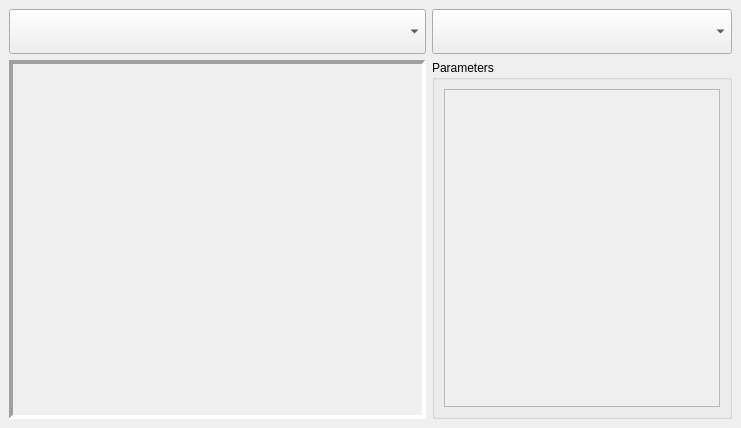
<?xml version="1.0" encoding="UTF-8"?>
<ui version="4.0">
 <class>MainWindow</class>
 <widget class="QMainWindow" name="MainWindow">
  <property name="geometry">
   <rect>
    <x>0</x>
    <y>0</y>
    <width>741</width>
    <height>428</height>
   </rect>
  </property>
  <property name="windowTitle">
   <string>DVL Client - SONIA AUV ETS</string>
  </property>
  <property name="windowIcon">
   <iconset theme="camera-web">
    <normaloff>.</normaloff>.</iconset>
  </property>
  <property name="iconSize">
   <size>
    <width>64</width>
    <height>64</height>
   </size>
  </property>
  <widget class="QWidget" name="central_widget">
   <layout class="QGridLayout" name="gridLayout">
    <item row="0" column="0">
     <layout class="QHBoxLayout" name="proc_tree_layout">
      <item>
       <layout class="QVBoxLayout" name="image_layout">
        <item>
         <widget class="QComboBox" name="image_combo_box">
          <property name="minimumSize">
           <size>
            <width>0</width>
            <height>45</height>
           </size>
          </property>
         </widget>
        </item>
        <item>
         <widget class="FocusedFrame" name="image_frame">
          <property name="sizePolicy">
           <sizepolicy hsizetype="Expanding" vsizetype="Expanding">
            <horstretch>0</horstretch>
            <verstretch>0</verstretch>
           </sizepolicy>
          </property>
          <property name="minimumSize">
           <size>
            <width>0</width>
            <height>20</height>
           </size>
          </property>
          <property name="frameShape">
           <enum>QFrame::Panel</enum>
          </property>
          <property name="frameShadow">
           <enum>QFrame::Sunken</enum>
          </property>
          <property name="lineWidth">
           <number>4</number>
          </property>
         </widget>
        </item>
       </layout>
      </item>
      <item>
       <layout class="QVBoxLayout" name="proc_unit_layout">
        <item>
         <widget class="QComboBox" name="proc_tree_combo_box">
          <property name="sizePolicy">
           <sizepolicy hsizetype="Fixed" vsizetype="Fixed">
            <horstretch>0</horstretch>
            <verstretch>0</verstretch>
           </sizepolicy>
          </property>
          <property name="minimumSize">
           <size>
            <width>300</width>
            <height>45</height>
           </size>
          </property>
         </widget>
        </item>
        <item>
         <widget class="QGroupBox" name="parameter_groupbox">
          <property name="sizePolicy">
           <sizepolicy hsizetype="Fixed" vsizetype="MinimumExpanding">
            <horstretch>0</horstretch>
            <verstretch>0</verstretch>
           </sizepolicy>
          </property>
          <property name="minimumSize">
           <size>
            <width>300</width>
            <height>0</height>
           </size>
          </property>
          <property name="title">
           <string>Parameters</string>
          </property>
          <layout class="QVBoxLayout" name="verticalLayout_2">
           <item>
            <widget class="ParameterContainer" name="parameter_container">
             <property name="layoutDirection">
              <enum>Qt::LeftToRight</enum>
             </property>
             <property name="midLineWidth">
              <number>0</number>
             </property>
             <property name="verticalScrollBarPolicy">
              <enum>Qt::ScrollBarAsNeeded</enum>
             </property>
             <property name="horizontalScrollBarPolicy">
              <enum>Qt::ScrollBarAlwaysOff</enum>
             </property>
             <property name="widgetResizable">
              <bool>true</bool>
             </property>
             <property name="alignment">
              <set>Qt::AlignLeading|Qt::AlignLeft|Qt::AlignTop</set>
             </property>
             <widget class="QWidget" name="parameter_container_widget">
              <property name="geometry">
               <rect>
                <x>0</x>
                <y>0</y>
                <width>268</width>
                <height>293</height>
               </rect>
              </property>
             </widget>
            </widget>
           </item>
          </layout>
         </widget>
        </item>
       </layout>
      </item>
     </layout>
    </item>
   </layout>
  </widget>
  <widget class="QMenuBar" name="menubar">
   <property name="geometry">
    <rect>
     <x>0</x>
     <y>0</y>
     <width>741</width>
     <height>22</height>
    </rect>
   </property>
  </widget>
  <action name="action_quit">
   <property name="enabled">
    <bool>true</bool>
   </property>
   <property name="icon">
    <iconset theme="application-exit">
     <normaloff>.</normaloff>.</iconset>
   </property>
   <property name="text">
    <string>&amp;Quit</string>
   </property>
   <property name="shortcut">
    <string>Ctrl+Q</string>
   </property>
   <property name="iconVisibleInMenu">
    <bool>true</bool>
   </property>
  </action>
  <action name="action_save_filter_chain">
   <property name="enabled">
    <bool>true</bool>
   </property>
   <property name="icon">
    <iconset theme="document-save">
     <normaloff>.</normaloff>.</iconset>
   </property>
   <property name="text">
    <string>&amp;Save Filter Chain</string>
   </property>
   <property name="shortcut">
    <string>Ctrl+S</string>
   </property>
   <property name="iconVisibleInMenu">
    <bool>true</bool>
   </property>
  </action>
  <action name="action_create_execution">
   <property name="enabled">
    <bool>true</bool>
   </property>
   <property name="icon">
    <iconset theme="list-add">
     <normaloff>.</normaloff>.</iconset>
   </property>
   <property name="text">
    <string>Create an Execution</string>
   </property>
   <property name="shortcut">
    <string>Ctrl+N</string>
   </property>
   <property name="iconVisibleInMenu">
    <bool>true</bool>
   </property>
  </action>
  <action name="action_reload_executions">
   <property name="enabled">
    <bool>true</bool>
   </property>
   <property name="icon">
    <iconset theme="view-refresh">
     <normaloff>.</normaloff>.</iconset>
   </property>
   <property name="text">
    <string>Reload Executions</string>
   </property>
   <property name="shortcut">
    <string>F5</string>
   </property>
   <property name="iconVisibleInMenu">
    <bool>true</bool>
   </property>
  </action>
  <action name="action_manage_filter_chains">
   <property name="enabled">
    <bool>true</bool>
   </property>
   <property name="icon">
    <iconset theme="document-properties">
     <normaloff>.</normaloff>.</iconset>
   </property>
   <property name="text">
    <string>Manage Filter Chains</string>
   </property>
   <property name="iconVisibleInMenu">
    <bool>true</bool>
   </property>
  </action>
  <action name="action_stop_execution">
   <property name="enabled">
    <bool>true</bool>
   </property>
   <property name="icon">
    <iconset theme="stop">
     <normaloff>.</normaloff>.</iconset>
   </property>
   <property name="text">
    <string>Stop Execution</string>
   </property>
   <property name="shortcut">
    <string>Del</string>
   </property>
   <property name="iconVisibleInMenu">
    <bool>true</bool>
   </property>
  </action>
 </widget>
 <customwidgets>
  <customwidget>
   <class>ParameterContainer</class>
   <extends>QScrollArea</extends>
   <header>rqt_dvl/widgets/parameter_container.h</header>
   <container>1</container>
  </customwidget>
  <customwidget>
   <class>FocusedFrame</class>
   <extends>QFrame</extends>
   <header>rqt_dvl/widgets/focused_frame.h</header>
   <container>1</container>
  </customwidget>
 </customwidgets>
 <resources/>
 <connections/>
</ui>
